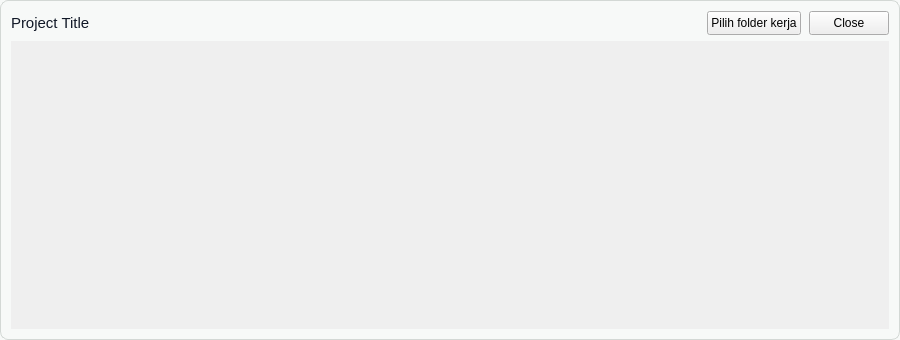
<?xml version="1.0" encoding="UTF-8"?>
<ui version="4.0">
 <class>SwimlaneWidget</class>
 <widget class="QWidget" name="SwimlaneWidget">
  <property name="geometry">
   <rect>
    <x>0</x>
    <y>0</y>
    <width>900</width>
    <height>340</height>
   </rect>
  </property>
  <property name="sizePolicy">
   <sizepolicy hsizetype="Expanding" vsizetype="Expanding">
    <horstretch>0</horstretch>
    <verstretch>0</verstretch>
   </sizepolicy>
  </property>
  <property name="minimumSize">
   <size>
    <width>0</width>
    <height>300</height>
   </size>
  </property>
  <property name="cursor">
   <cursorShape>ArrowCursor</cursorShape>
  </property>
  <property name="windowTitle">
   <string>Form</string>
  </property>
  <property name="styleSheet">
   <string notr="true">#SwimlaneWidget {
    background-color: #f7f9f8;
    border: 1px solid #d3d8d5;
    border-radius: 8px;
}

#labelProjectTitle {
    color: #111827;
}

#columnsContainer {
    background: transparent;
}</string>
  </property>
  <layout class="QVBoxLayout" name="verticalLayout">
   <item>
    <layout class="QHBoxLayout" name="headerLayout">
     <property name="spacing">
      <number>8</number>
     </property>
     <item>
      <widget class="QLabel" name="labelProjectTitle">
       <property name="font">
        <font>
         <pointsize>11</pointsize>
        </font>
       </property>
       <property name="text">
        <string>Project Title</string>
       </property>
      </widget>
     </item>
     <item>
      <spacer name="horizontalSpacer">
       <property name="orientation">
        <enum>Qt::Orientation::Horizontal</enum>
       </property>
       <property name="sizeHint" stdset="0">
        <size>
         <width>40</width>
         <height>20</height>
        </size>
       </property>
      </spacer>
     </item>
     <item>
      <widget class="QPushButton" name="btnWorkingDir">
       <property name="minimumSize">
        <size>
         <width>75</width>
         <height>24</height>
        </size>
       </property>
       <property name="cursor">
        <cursorShape>PointingHandCursor</cursorShape>
       </property>
       <property name="text">
        <string>Pilih folder kerja</string>
       </property>
      </widget>
     </item>
     <item>
      <widget class="QPushButton" name="btnClose">
       <property name="minimumSize">
        <size>
         <width>75</width>
         <height>24</height>
        </size>
       </property>
       <property name="cursor">
        <cursorShape>PointingHandCursor</cursorShape>
       </property>
       <property name="text">
        <string>Close</string>
       </property>
      </widget>
     </item>
    </layout>
   </item>
   <item>
    <widget class="QScrollArea" name="columnsScrollArea">
     <property name="frameShape">
      <enum>QFrame::Shape::NoFrame</enum>
     </property>
     <property name="horizontalScrollBarPolicy">
      <enum>Qt::ScrollBarPolicy::ScrollBarAsNeeded</enum>
     </property>
     <property name="verticalScrollBarPolicy">
      <enum>Qt::ScrollBarPolicy::ScrollBarAlwaysOff</enum>
     </property>
     <property name="widgetResizable">
      <bool>true</bool>
     </property>
     <widget class="QWidget" name="columnsContainer" native="true">
      <property name="geometry">
       <rect>
        <x>0</x>
        <y>0</y>
        <width>880</width>
        <height>280</height>
       </rect>
      </property>
      <property name="sizePolicy">
       <sizepolicy hsizetype="Expanding" vsizetype="Expanding">
        <horstretch>0</horstretch>
        <verstretch>0</verstretch>
       </sizepolicy>
      </property>
      <property name="styleSheet">
       <string notr="true">#columnsContainer {
    background: transparent;
}</string>
      </property>
      <layout class="QHBoxLayout" name="horizontalLayout">
       <property name="spacing">
        <number>6</number>
       </property>
       <property name="leftMargin">
        <number>0</number>
       </property>
       <property name="topMargin">
        <number>0</number>
       </property>
       <property name="rightMargin">
        <number>0</number>
       </property>
       <property name="bottomMargin">
        <number>0</number>
       </property>
      </layout>
     </widget>
    </widget>
   </item>
  </layout>
 </widget>
 <resources/>
 <connections/>
</ui>
